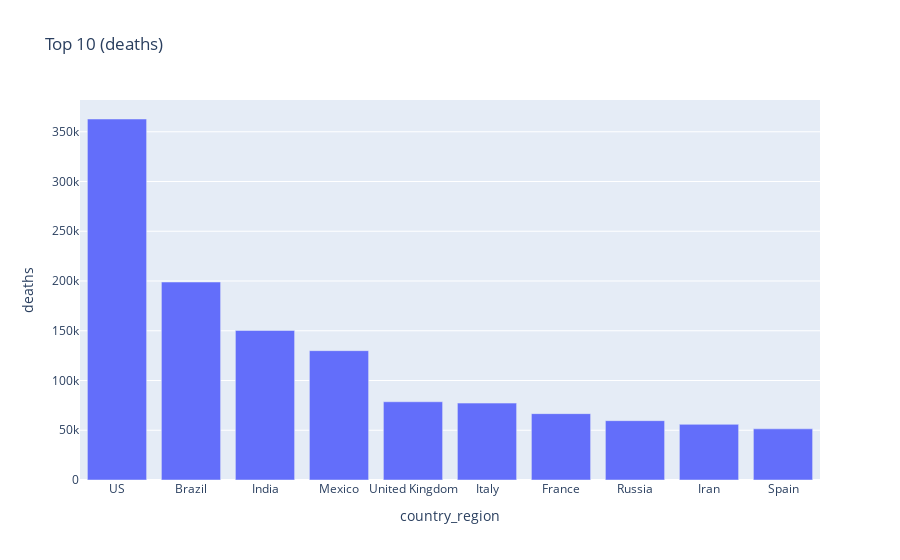

Notebook source saved alongside this figure:
### Code cell
plot_top10('deaths')

### Figure 1 — Plotly figure (JSON) as saved in the notebook; plotly's stock layout.template omitted (floating-point values rounded to 4 significant figures)
{"data": [{"alignmentgroup": "True", "hovertemplate": "country_region=%{x}<br>deaths=%{y}<extra></extra>", "legendgroup": "", "marker": {"color": "#636efa"}, "name": "", "offsetgroup": "", "orientation": "v", "showlegend": false, "textposition": "auto", "type": "bar", "x": ["US", "Brazil", "India", "Mexico", "United Kingdom", "Italy", "France", "Russia", "Iran", "Spain"], "xaxis": "x", "y": [362828, 198974, 150336, 129987, 78632, 77291, 66700, 59628, 55933, 51430], "yaxis": "y"}], "layout": {"barmode": "relative", "legend": {"tracegroupgap": 0}, "title": {"text": "Top 10 (deaths)"}, "xaxis": {"anchor": "y", "domain": [0, 1], "title": {"text": "country_region"}}, "yaxis": {"anchor": "x", "domain": [0, 1], "title": {"text": "deaths"}}}}
